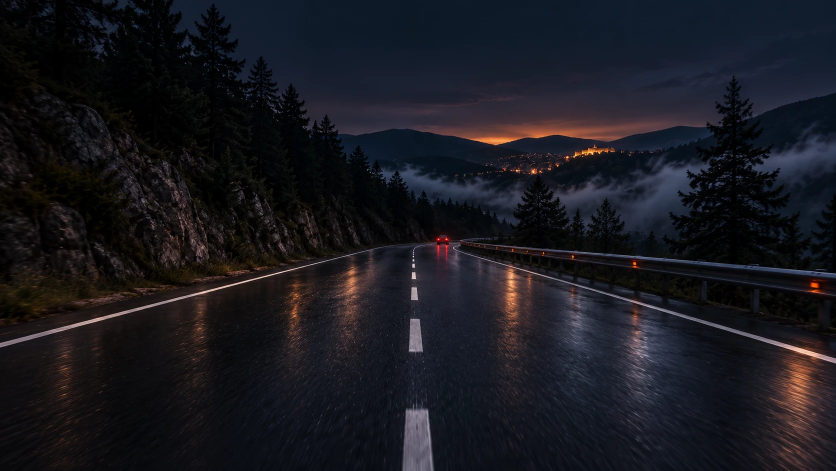
#> input picture assets-src/images/cockpit-road.webp, 1672 x 941 px, given in place of icon-home-ui.jpg, which was not available (shown at 1/2 size)
$ python prepare-carplay-assets.py
#> lines starting #> are read from the running program, lines starting #| are printed output that depends on the picture; after the words box and inside, x2 and y2 are one past the last pixel; in counts of white or black regions, pixels touching at a corner belong together
"""Convert the supplied artwork into lightweight assets used by the demo UI."""

from pathlib import Path

import numpy as np
from PIL import Image, ImageFilter


ROOT = Path(__file__).resolve().parents[1]
SOURCE = ROOT / "assets-src" / "images"
OUTPUT = ROOT / "public" / "images" / "ui"
# the CarPlay frames are imported by the app (hashed file names), so they live under src/
FRAME_OUTPUT = ROOT / "src" / "assets" / "ui"


def remove_violet(image: Image.Image) -> Image.Image:
    rgb = np.asarray(image.convert("RGB")).astype(np.int16)
    red, green, blue = rgb[:, :, 0], rgb[:, :, 1], rgb[:, :, 2]
    violet = ((red > 20) & (green < 125) & (blue > 65)
              & (blue > red * 1.22) & (red > green * 1.22)
              & (blue - red > 9))
#> violet: shape (941, 1672) bool; every value is 0
    alpha = Image.fromarray(np.where(violet, 0, 255).astype(np.uint8), "L")
#> alpha: PIL image 1672x941 L; every value is 255
    alpha = alpha.filter(ImageFilter.GaussianBlur(0.6))
    # Neutralize purple JPEG fringes at the edge of the artwork.
    fringe = (blue > red + 12) & (red > green + 5) & ~violet
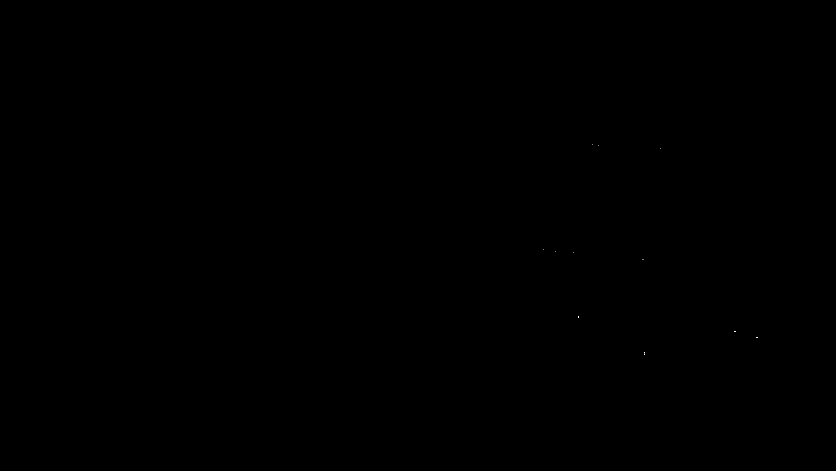
#> fringe: shape (941, 1672) bool (shown at 1/2 size); 0% white in thin lines or dots, all inside (x1, y1, x2, y2) = (1087, 288, 1516, 710)
    rgb[fringe, 2] = red[fringe]
#> rgb: shape (941, 1672, 3) int16; mean R, G, B 24.7, 24.7, 30.9
    result = Image.fromarray(rgb.astype(np.uint8), "RGB").convert("RGBA")
    result.putalpha(alpha)
    return result


def save(name: str, image: Image.Image, width: int, *, crop: bool = False, pad: float = .06, output: Path = OUTPUT) -> None:
#> called with name = 'icon-home-ui.jpg', width = 160, crop = True, pad = 0.06
    if crop:
        box = image.getchannel("A").point(lambda value: 255 if value > 120 else 0).getbbox()
#> box = (0, 0, 1672, 941)
        if box is None:
            raise ValueError(f"No artwork found in {name}")
        padding = round(max(box[2] - box[0], box[3] - box[1]) * pad) if pad else 0
#> padding = 100
        if pad:
            padding = max(4, padding)
        image = image.crop((max(0, box[0] - padding), max(0, box[1] - padding),
                            min(image.width, box[2] + padding), min(image.height, box[3] + padding)))
    if image.width > width:
        image = image.resize((width, round(image.height * width / image.width)), Image.Resampling.LANCZOS)
    output.mkdir(parents=True, exist_ok=True)
    destination = output / f"{Path(name).stem}.webp"
    image.save(destination, "WEBP", quality=86, method=6)
    print(f"{destination.relative_to(ROOT)} {image.width}x{image.height}")
#| public/images/ui/icon-home-ui.webp 160x90


if __name__ == "__main__":
    OUTPUT.mkdir(parents=True, exist_ok=True)
    for name in ("icon-home-ui.jpg", "icon-risk-ui.jpg", "icon-route-ui.jpg"):
        save(name, remove_violet(Image.open(SOURCE / name)), 160, crop=True)
#> pass 2 of the loop `for name in ("icon-home-ui.jpg", "icon-risk-ui.jpg", "icon-route-ui.jp..`:
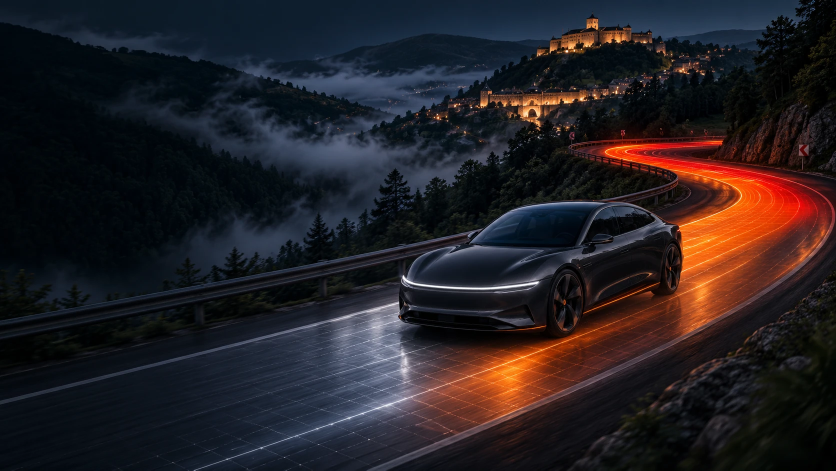
#> input picture assets-src/images/og-image.webp, 1672 x 941 px, given in place of icon-risk-ui.jpg, which was not available (shown at 1/2 size)
#> fringe: shape (941, 1672) bool; 0.01% white in thin lines or dots, all inside (x1, y1, x2, y2) = (796, 160, 1287, 824)
#| public/images/ui/icon-risk-ui.webp 160x90
    for name, width in (("carplay-frame-desktop.jpg", 1500), ("carplay-frame-mobile.jpg", 750)):
        # frames are cropped exactly to the bezel: the page lays the app out in its screen opening
        save(name, remove_violet(Image.open(SOURCE / name)), width, crop=True, pad=0, output=FRAME_OUTPUT)
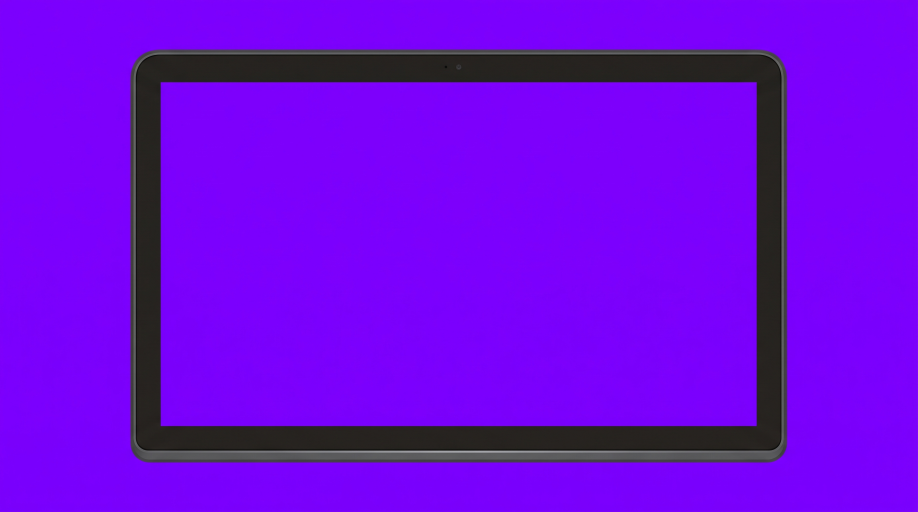
#> input picture assets-src/images/carplay-frame-desktop.jpg, 2752 x 1536 px (shown at 1/3 size)
#> in remove_violet (call 4), `red, green, blue = rgb[:, :, 0], rgb[:, :, 1], rgb[:, :, 2]`:
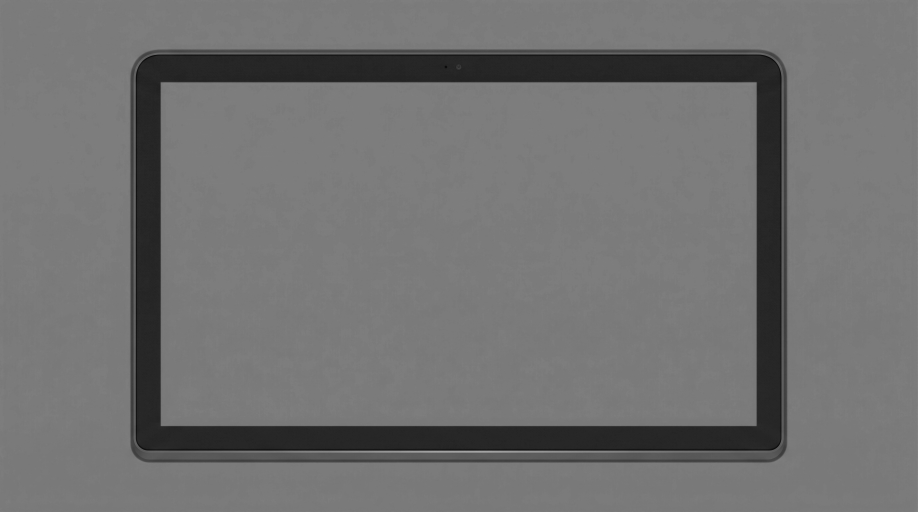
#> red: shape (1536, 2752) int16 (shown at 1/3 size); min 5, max 167, mean 112.9
#> in remove_violet (call 4), `red, green, blue = rgb[:, :, 0], rgb[:, :, 1], rgb[:, :, 2]`:
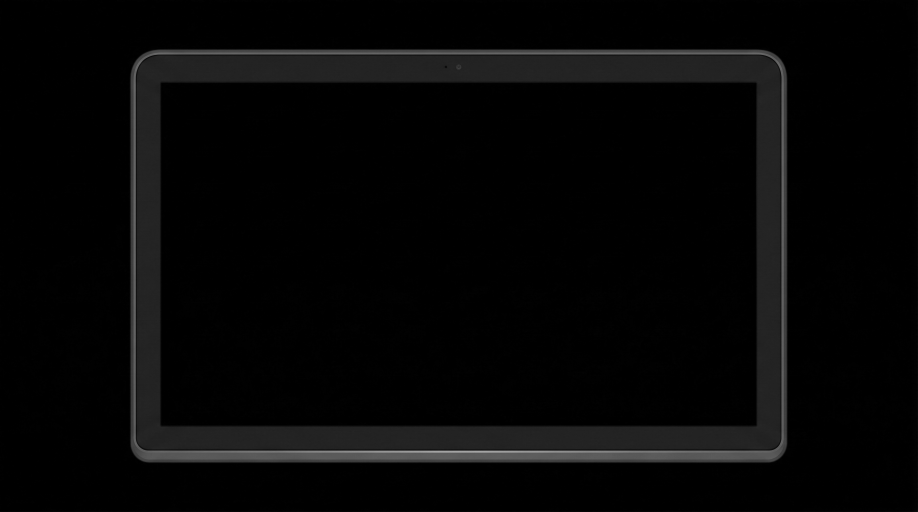
#> green: shape (1536, 2752) int16 (shown at 1/3 size); min 0, max 168, mean 6.7
#> in remove_violet (call 4), `violet = ((red > 20) & (green < 125) & (blue > 65) & (blue > red * 1.2..`: violet: shape (1536, 2752) bool; 86.4% white; 1 black region, box (x1, y1, x2, y2) and area: (393, 150, 2360, 1386) 574105
#> in remove_violet (call 4), `alpha = Image.fromarray(np.where(violet, 0, 255).astype(np.uint8), "L")`:
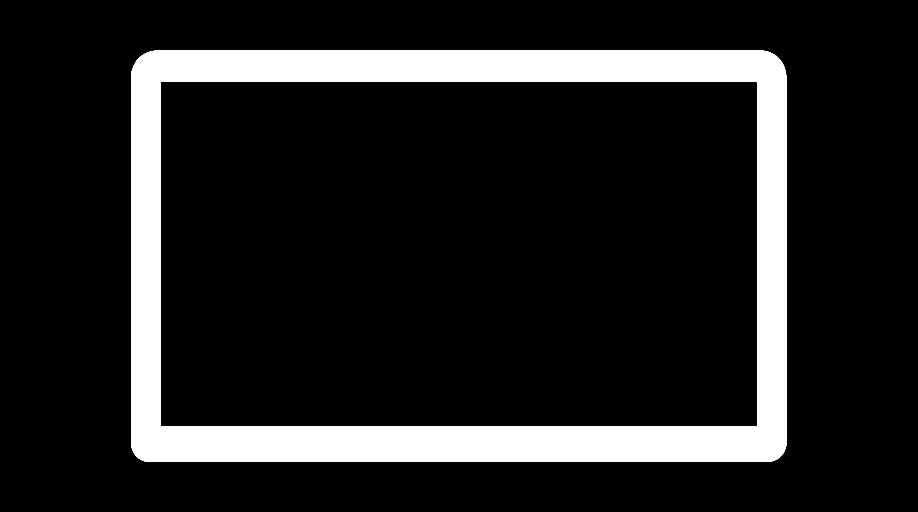
#> alpha: PIL image 2752x1536 L (shown at 1/3 size); 13.6% white; 1 white region, box (x1, y1, x2, y2) and area: (393, 150, 2360, 1386) 574105
#> in remove_violet (call 4), `fringe = (blue > red + 12) & (red > green + 5) & ~violet`: fringe: shape (1536, 2752) bool; 0.11% white in thin lines or dots, all inside (x1, y1, x2, y2) = (393, 150, 2360, 1386)
#> in remove_violet (call 4), `result.putalpha(alpha)`:
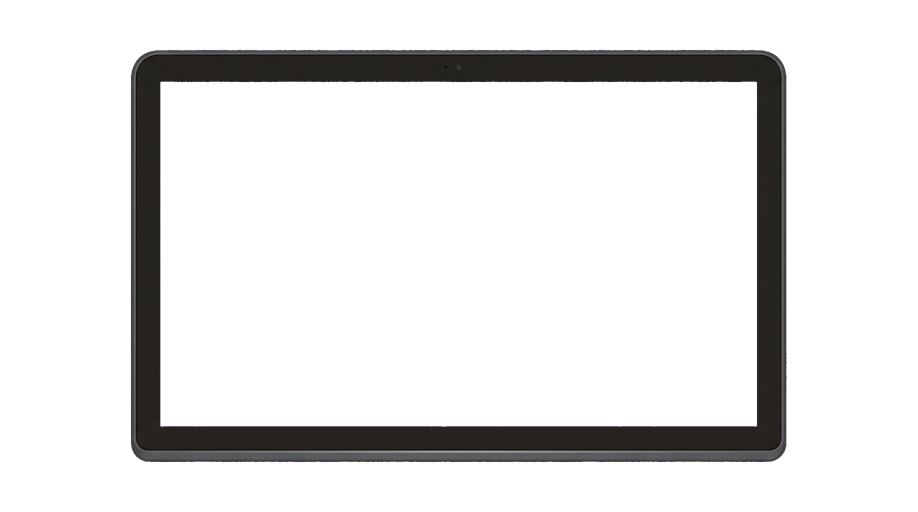
#> result: PIL image 2752x1536 RGBA (shown at 1/3 size); mean R, G, B, A 112.9, 6.7, 223.4, 34.6; transparent parts drawn white
#> call 4 of save, with name = 'carplay-frame-desktop.jpg', width = 1500, crop = True, pad = 0
#> in save (call 4), `box = image.getchannel("A").point(lambda value: 255 if value > 120 els..`: box = (393, 150, 2360, 1386)
#> in save (call 4), `padding = round(max(box[2] - box[0], box[3] - box[1]) * pad) if pad el..`: padding = 0
#> in save (call 4), `image = image.crop((max(0, box[0] - padding), max(0, box[1] - padding)..`:
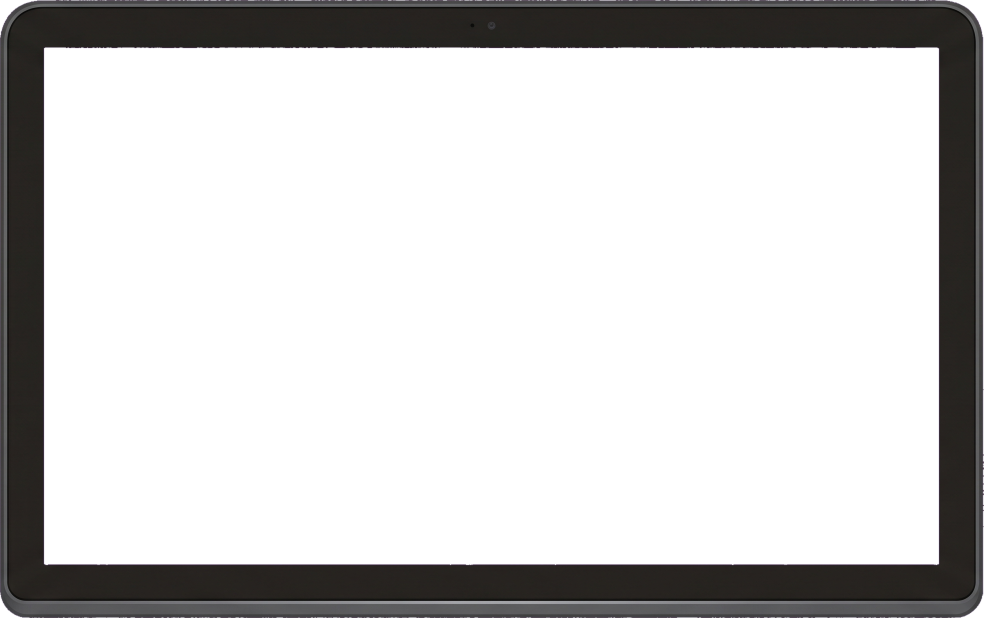
#> image: PIL image 1967x1236 RGBA (shown at 1/2 size); mean R, G, B, A 105.6, 11.2, 202.4, 60.2; transparent parts drawn white
#| src/assets/ui/carplay-frame-desktop.webp 1500x943
#> pass 2 of the loop `for name, width in (("carplay-frame-desktop.jpg", 1500), ("carplay-fra..`:
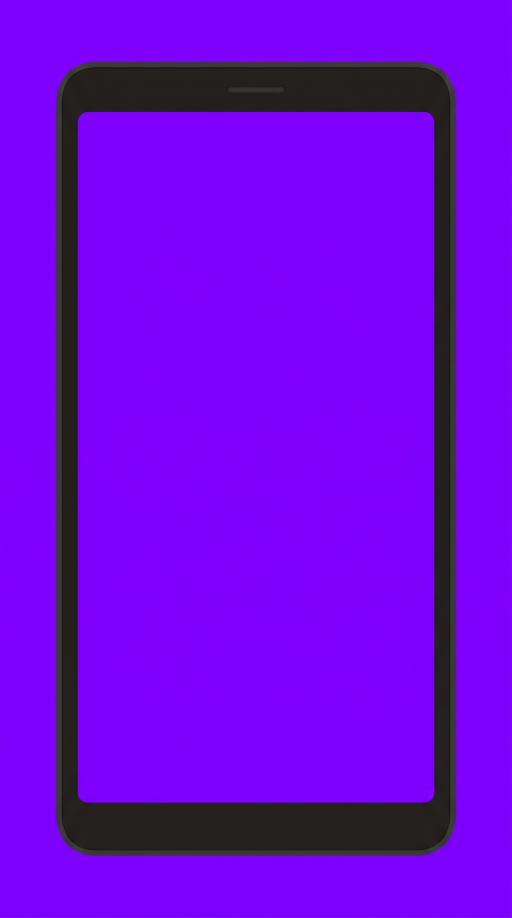
#> input picture assets-src/images/carplay-frame-mobile.jpg, 1536 x 2752 px (shown at 1/3 size)
#> red: shape (2752, 1536) int16
#> green: shape (2752, 1536) int16
#> blue: shape (2752, 1536) int16
#> violet: shape (2752, 1536) bool; 85.5% white; 1 black region, box (x1, y1, x2, y2) and area: (169, 187, 1367, 2566) 614511
#> fringe: shape (2752, 1536) bool; 0.08% white in thin lines or dots, all inside (x1, y1, x2, y2) = (169, 187, 1367, 2566)
#> box = (169, 187, 1367, 2566)
#> in save (call 5), `image = image.crop((max(0, box[0] - padding), max(0, box[1] - padding)..`:
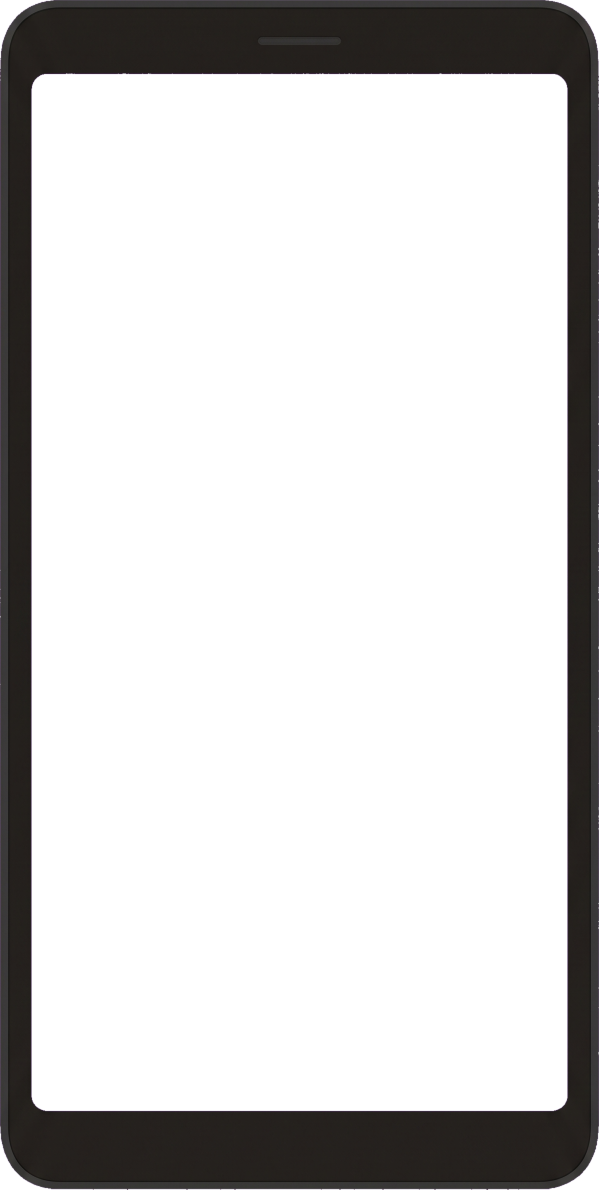
#> image: PIL image 1198x2379 RGBA (shown at 1/2 size); mean R, G, B, A 108.1, 8.2, 204.4, 54.9; transparent parts drawn white
#| src/assets/ui/carplay-frame-mobile.webp 750x1489
    for name in ("icon-car-ui.png", "icon-compass-ui.png", "icon-layers-ui.png", "icon-truck-ui.png",
                 "pin-end.png", "pin-start.png", "risk-high.png", "risk-low.png", "risk-medium.png"):
#> (the run stopped early here; a loop or call above may not have finished)
